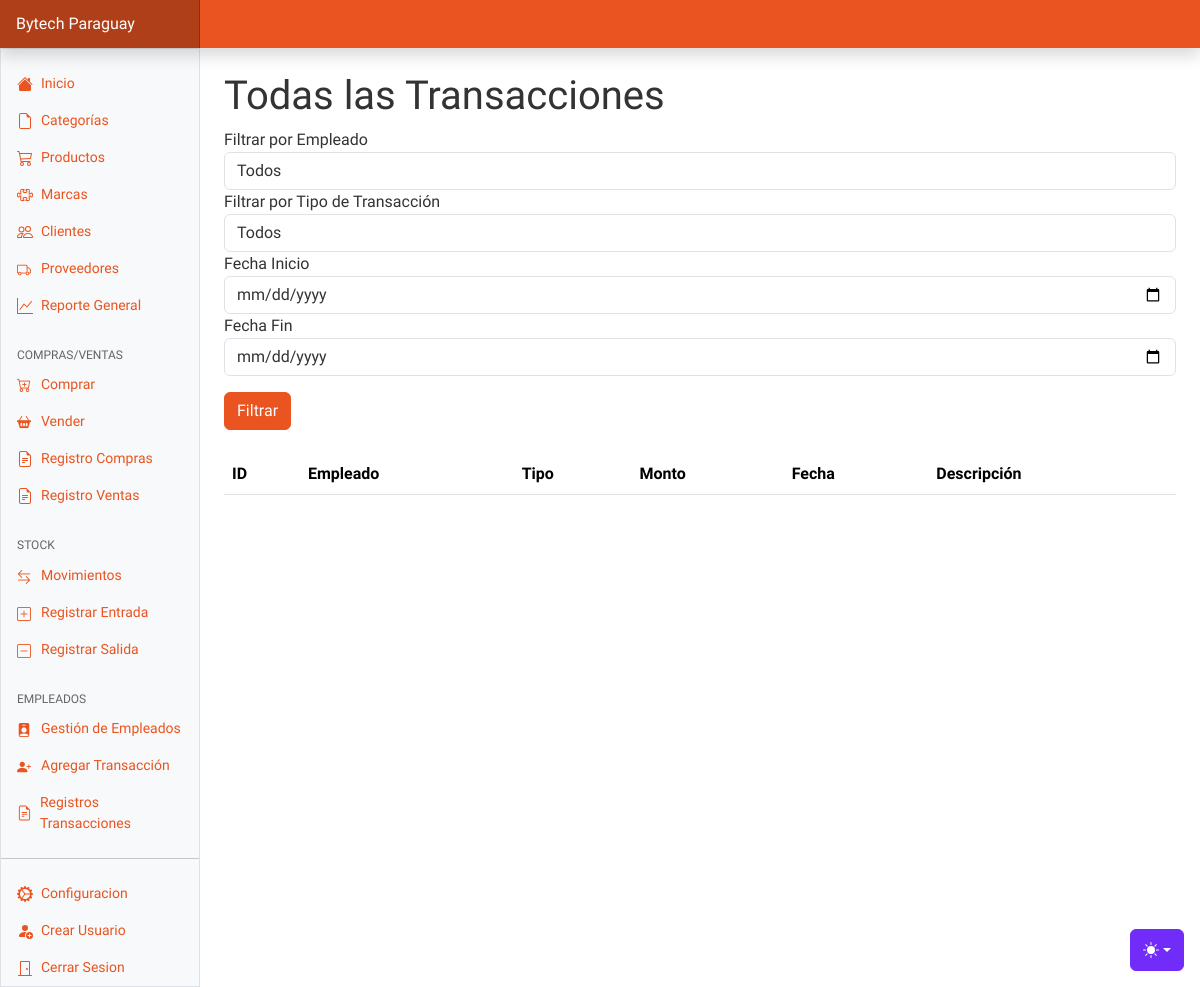
The app's page /verTodasTransacciones.php (signed in), older data.
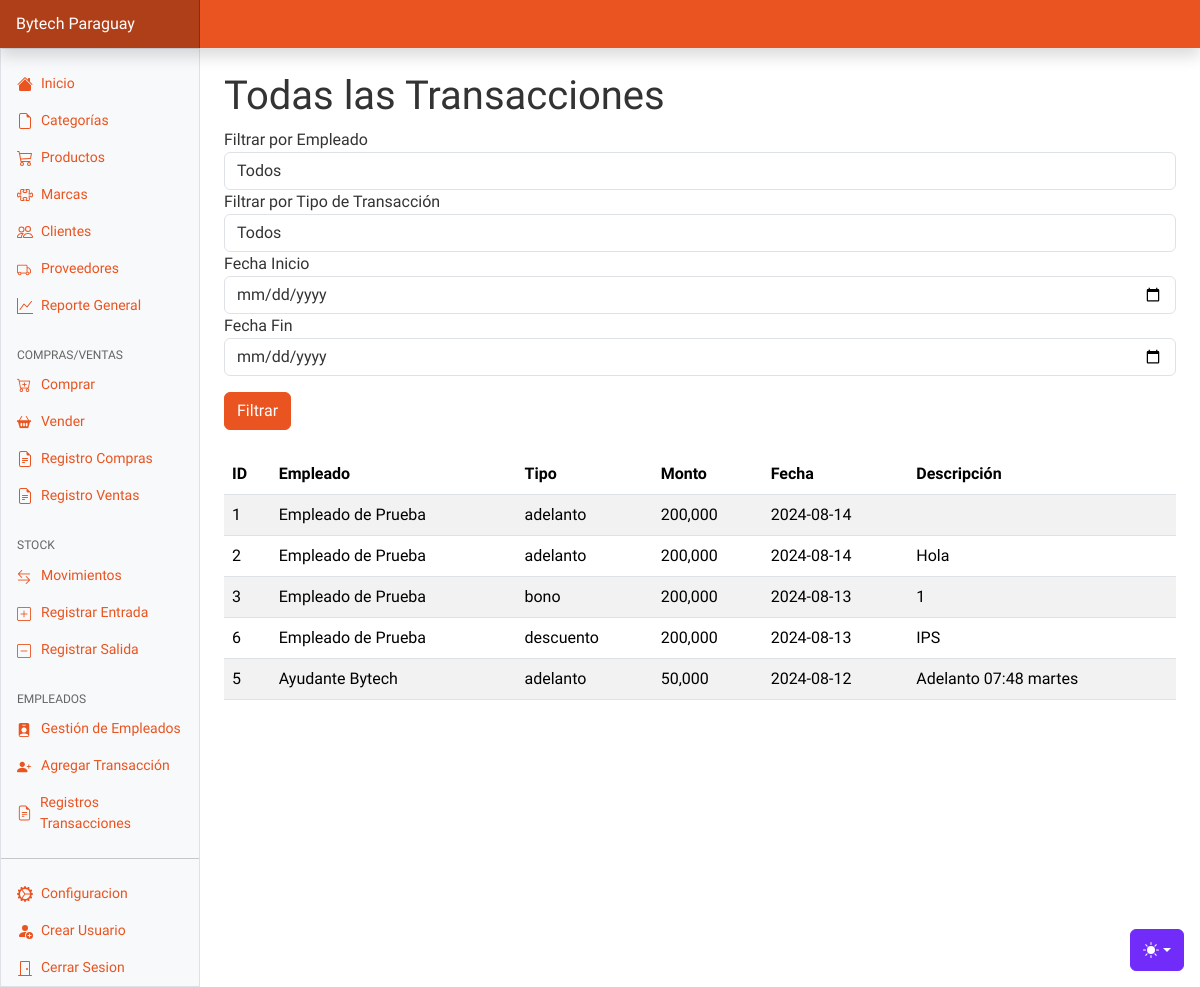
The same page, newer data.
### tables this page shows
CREATE TABLE `transacciones_empleados` (
  `id` int(11) NOT NULL,
  `empleado_id` int(11) NOT NULL,
  `tipo_transaccion` enum('adelanto','bono','descuento','pago_final') NOT NULL,
  `monto` decimal(10,2) NOT NULL,
  `fecha` date NOT NULL,
  `descripcion` varchar(255) DEFAULT NULL
);

CREATE TABLE `empleados` (
  `id` int(11) NOT NULL,
  `cedula` varchar(20) NOT NULL,
  `nombre` varchar(100) NOT NULL,
  `sueldo` decimal(10,2) NOT NULL,
  `puesto` varchar(100) NOT NULL,
  `numero` varchar(20) NOT NULL,
  `correo` varchar(100) NOT NULL,
  `fecha_contratacion` date NOT NULL,
  `casado` tinyint(1) NOT NULL,
  `hijos` int(11) NOT NULL,
  `ubicacion` varchar(255) NOT NULL
);

### verTodasTransacciones.php (the view, shortened to what this page needs)
<?php
require "config/start.php";
$fecha_inicio = isset($_GET['fecha_inicio']) ? $_GET['fecha_inicio'] : null;
$fecha_fin = isset($_GET['fecha_fin']) ? $_GET['fecha_fin'] : null;
$sql = "SELECT * FROM transacciones_empleados WHERE 1=1";
$params = [];
$sql .= " ORDER BY fecha DESC";
$stmt = $pdo->prepare($sql);
$stmt->execute($params);
$transacciones = $stmt->fetchAll(PDO::FETCH_ASSOC);
?>
<!DOCTYPE html>
<html lang="es">
<head>
    <?php include 'components/head.php'?>
</head>
<body>
<?php include 'components/header.php'?>
<main class="col-md-9 ms-sm-auto col-lg-10 px-md-4">
    <h1 class="mt-4">Todas las Transacciones</h1>
    <form action="verTodasTransacciones.php" method="get" class="mb-4">
        <div class="form-group">
            <label for="empleado_id">Filtrar por Empleado</label>
            <select name="empleado_id" id="empleado_id" class="form-control">
                <option value="">Todos</option>
            </select>
        </div>
        <div class="form-group">
            <label for="tipo_transaccion">Filtrar por Tipo de Transacción</label>
            <select name="tipo_transaccion" id="tipo_transaccion" class="form-control">
                <option value="">Todos</option>
            </select>
        </div>
        <div class="form-group">
            <label for="fecha_inicio">Fecha Inicio</label>
            <input type="date" name="fecha_inicio" id="fecha_inicio" class="form-control" value="<?= htmlspecialchars($fecha_inicio) ?>">
        </div>
        <div class="form-group">
            <label for="fecha_fin">Fecha Fin</label>
            <input type="date" name="fecha_fin" id="fecha_fin" class="form-control" value="<?= htmlspecialchars($fecha_fin) ?>">
        </div>
        <button type="submit" class="btn btn-primary mt-3">Filtrar</button>
    </form>
    <table class="table table-striped">
        <thead>
            <tr>
                <th>ID</th>
                <th>Empleado</th>
                <th>Tipo</th>
                <th>Monto</th>
                <th>Fecha</th>
                <th>Descripción</th>
            </tr>
        </thead>
        <tbody>
            <?php foreach ($transacciones as $transaccion): ?>
                <?php
                $stmt = $pdo->prepare("SELECT nombre FROM empleados WHERE id = :empleado_id");
                $stmt->execute([':empleado_id' => $transaccion['empleado_id']]);
                $empleado = $stmt->fetch(PDO::FETCH_ASSOC);
                ?>
                <tr>
                    <td><?= htmlspecialchars($transaccion['id']) ?></td>
                    <td><?= htmlspecialchars($empleado['nombre']) ?></td>
                    <td><?= htmlspecialchars($transaccion['tipo_transaccion']) ?></td>
                    <td><?= htmlspecialchars(number_format($transaccion['monto'],0)) ?></td>
                    <td><?= htmlspecialchars($transaccion['fecha']) ?></td>
                    <td><?= htmlspecialchars($transaccion['descripcion']) ?></td>
                </tr>
            <?php endforeach; ?>
        </tbody>
    </table>
</main>
<?php include 'components/footer.php'?>
</body>
</html>

Row changes from the older to the newer data that the page shows:
added transacciones_empleados: id "1", empleado.nombre "Empleado de Prueba", tipo_transaccion "adelanto", monto "200,000", fecha "2024-08-14"
added transacciones_empleados: id "2", empleado.nombre "Empleado de Prueba", tipo_transaccion "adelanto", monto "200,000", fecha "2024-08-14", descripcion "Hola"
added transacciones_empleados: id "3", empleado.nombre "Empleado de Prueba", tipo_transaccion "bono", monto "200,000", fecha "2024-08-13", descripcion "1"
added transacciones_empleados: id "6", empleado.nombre "Empleado de Prueba", tipo_transaccion "descuento", monto "200,000", fecha "2024-08-13", descripcion "IPS"
added transacciones_empleados: id "5", empleado.nombre "Ayudante Bytech", tipo_transaccion "adelanto", monto "50,000", fecha "2024-08-12", descripcion "Adelanto 07:48 martes"
